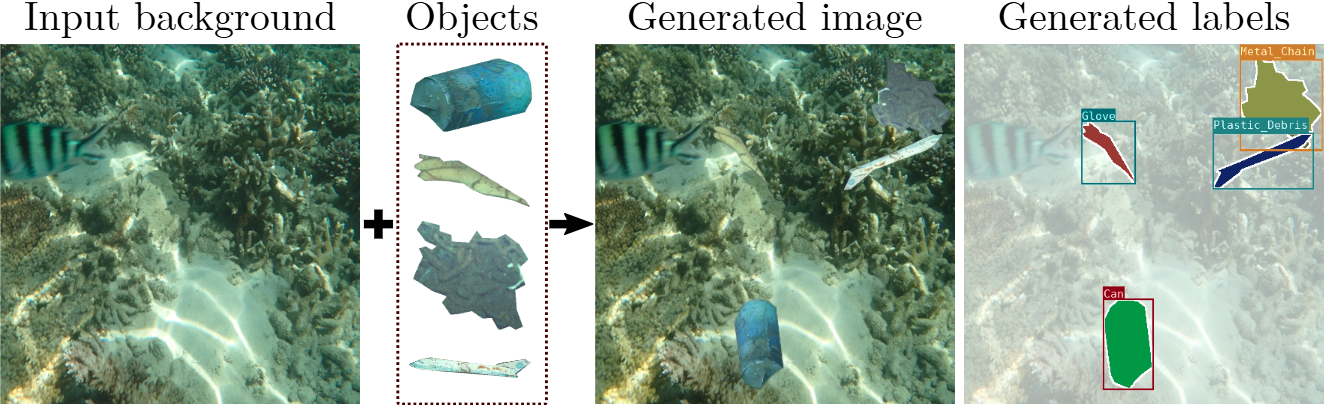
#> input picture assets/tool1.png, 1324 x 405 px
$ python -i lighting_engine.py   (imports and definitions only)   (older library calls are emulated)
#> lines starting #> are read from the running program, lines starting #| are printed output that depends on the picture; after the words box and inside, x2 and y2 are one past the last pixel; in counts of white or black regions, pixels touching at a corner belong together
"""
Advanced Lighting Estimation Engine

Provides HDR-based multi-light source detection and realistic shadow generation:
- HDR environment map estimation from single LDR images
- Multi-light source extraction (directional, point, area lights)
- Physically-based shadow generation with proper penumbra
- Color temperature and intensity estimation
"""

import numpy as np
import cv2
from typing import List, Tuple, Optional, Dict
from dataclasses import dataclass
import logging
from pathlib import Path

logger = logging.getLogger(__name__)


@dataclass
class LightSource:
    """Represents a detected light source"""
    position: Tuple[float, float]  # (azimuth, elevation) in radians
    intensity: float  # 0-1 scale
    color: List[float]  # [R, G, B] in 0-255 range
    light_type: str  # 'directional', 'point', 'area'
    angular_size: float  # Size in image space (for area lights)

    # [4 lines left out: function __repr__, not called in this run]


@dataclass
class HDREnvironmentMap:
    """HDR environment representation"""
    panorama: Optional[np.ndarray]  # HDR panorama (H, W, 3) if available
    light_sources: List[LightSource]  # Extracted light sources
    dominant_direction: Tuple[float, float]  # Main light direction (azimuth, elevation)
    color_temperature: float  # In Kelvin (e.g., 5500 for daylight)
    ambient_intensity: float  # Overall ambient light level 0-1


class AdvancedLightingEstimator:
    """
    Advanced lighting estimation for photorealistic shadow generation

    Uses multiple techniques to estimate lighting conditions:
    1. Gradient-based directional light detection (fast)
    2. Histogram-based light intensity and color extraction
    3. Multi-peak detection for multiple light sources
    4. Underwater-specific adjustments (depth-dependent attenuation)
    """

    def __init__(self,
                 max_light_sources: int = 3,
                 intensity_threshold: float = 0.6,
                 use_hdr_estimation: bool = False):
        """
        Args:
            max_light_sources: Maximum number of light sources to extract
            intensity_threshold: Minimum intensity for light source detection (0-1)
            use_hdr_estimation: Enable full HDR panorama estimation (experimental)
        """
        self.max_light_sources = max_light_sources
        self.intensity_threshold = intensity_threshold
        self.use_hdr_estimation = use_hdr_estimation

        logger.info(f"Advanced Lighting Estimator initialized "
                   f"(max_lights={max_light_sources}, threshold={intensity_threshold})")

    def estimate_lighting(self, background_img: np.ndarray) -> HDREnvironmentMap:
        """
        Estimate lighting conditions from background image

        Args:
            background_img: BGR background image

        Returns:
            HDREnvironmentMap with detected light sources
        """
        # Convert to float for processing
        img_float = background_img.astype(np.float32) / 255.0

        # Extract light sources using multiple methods
        light_sources = self._detect_light_sources(img_float)

        # Compute dominant direction
        dominant_dir = self._compute_dominant_direction(img_float, light_sources)

        # Estimate color temperature
        color_temp = self._estimate_color_temperature(img_float)

        # Compute ambient intensity
        ambient_intensity = self._compute_ambient_intensity(img_float)

        # Optional: Generate HDR panorama (expensive, experimental)
        panorama = None
        if self.use_hdr_estimation:
            panorama = self._estimate_hdr_panorama(img_float)

        return HDREnvironmentMap(
            panorama=panorama,
            light_sources=light_sources,
            dominant_direction=dominant_dir,
            color_temperature=color_temp,
            ambient_intensity=ambient_intensity
        )

    def _detect_light_sources(self, img: np.ndarray) -> List[LightSource]:
        """
        Detect multiple light sources from image

        Uses:
        1. Gradient analysis for directional lights
        2. Bright region detection for area lights
        3. Specular highlight detection for point lights
        """
        light_sources = []
        h, w = img.shape[:2]

        # Convert to LAB for better luminance analysis
        img_bgr = (img * 255).astype(np.uint8)
        lab = cv2.cvtColor(img_bgr, cv2.COLOR_BGR2LAB)
        luminance = lab[:, :, 0].astype(np.float32) / 255.0

        # Method 1: Gradient-based directional light detection
        directional_lights = self._detect_directional_lights(img, luminance)
        light_sources.extend(directional_lights)

        # Method 2: Bright region detection for area/ambient lights
        area_lights = self._detect_area_lights(img, luminance)
        light_sources.extend(area_lights)

        # Method 3: High-frequency specular detection
        point_lights = self._detect_point_lights(img, luminance)
        light_sources.extend(point_lights)

        # Sort by intensity and limit to max_light_sources
        light_sources.sort(key=lambda x: x.intensity, reverse=True)
        light_sources = light_sources[:self.max_light_sources]

        # Ensure at least one light source (fallback)
        if len(light_sources) == 0:
            logger.warning("No light sources detected, using default overhead light")
            light_sources.append(LightSource(
                position=(0.0, np.pi/3),  # 60 degrees elevation, front
                intensity=0.7,
                color=[255, 255, 255],
                light_type='directional',
                angular_size=0.0
            ))

        return light_sources

    def _detect_directional_lights(self, img: np.ndarray,
                                   luminance: np.ndarray) -> List[LightSource]:
        """Detect directional lights using gradient analysis"""
        lights = []

        # Compute gradients in X and Y
        grad_x = cv2.Sobel(luminance, cv2.CV_32F, 1, 0, ksize=5)
        grad_y = cv2.Sobel(luminance, cv2.CV_32F, 0, 1, ksize=5)

        # Compute gradient magnitude and direction
        magnitude = np.sqrt(grad_x**2 + grad_y**2)
        direction = np.arctan2(grad_y, grad_x)

        # Weight gradients by magnitude
        total_magnitude = np.sum(magnitude)
        if total_magnitude == 0:
            return lights

        # Compute average gradient direction (light comes from opposite)
        avg_grad_x = np.sum(grad_x * magnitude) / total_magnitude
        avg_grad_y = np.sum(grad_y * magnitude) / total_magnitude

        # Light direction (opposite of gradient for illumination)
        light_azimuth = np.arctan2(-avg_grad_y, -avg_grad_x)

        # Estimate elevation from gradient strength
        # Strong gradients -> low angle light, weak gradients -> overhead
        normalized_strength = np.mean(magnitude)
        elevation = np.pi/6 + (1 - normalized_strength) * np.pi/3  # 30-90 degrees

        # Estimate intensity from overall brightness
        intensity = float(np.mean(luminance))

        if intensity >= self.intensity_threshold:
            # Extract color from bright regions
            bright_mask = luminance > 0.7
            if np.sum(bright_mask) > 100:
                bright_regions = img[bright_mask]
                avg_color = np.mean(bright_regions, axis=0) * 255
                avg_color = avg_color[::-1]  # BGR to RGB
            else:
                avg_color = [255, 255, 255]

            lights.append(LightSource(
                position=(float(light_azimuth), float(elevation)),
                intensity=min(intensity, 1.0),
                color=avg_color.tolist(),
                light_type='directional',
                angular_size=0.0
            ))

        return lights

    def _detect_area_lights(self, img: np.ndarray,
                           luminance: np.ndarray) -> List[LightSource]:
        """Detect area lights from bright regions"""
        lights = []

        # Threshold for bright regions (top 10% brightness)
        threshold = np.percentile(luminance, 90)
        bright_mask = (luminance > max(threshold, 0.6)).astype(np.uint8)

        # Find connected components (bright regions)
        num_labels, labels, stats, centroids = cv2.connectedComponentsWithStats(
            bright_mask, connectivity=8
        )

        h, w = luminance.shape
        min_area = h * w * 0.01  # At least 1% of image

        for i in range(1, num_labels):  # Skip background (0)
            area = stats[i, cv2.CC_STAT_AREA]

            if area < min_area:
                continue

            # Get centroid position
            cx, cy = centroids[i]

            # Convert to spherical coordinates
            # Assume image represents hemispherical view
            azimuth = (cx / w - 0.5) * np.pi  # -90 to +90 degrees
            elevation = (0.5 - cy / h) * np.pi/2  # 0 to 90 degrees

            # Get average intensity in this region
            region_mask = (labels == i)
            intensity = float(np.mean(luminance[region_mask]))

            if intensity >= self.intensity_threshold:
                # Get average color
                region_color = img[region_mask]
                avg_color = np.mean(region_color, axis=0) * 255
                avg_color = avg_color[::-1]  # BGR to RGB

                # Angular size (normalized by image size)
                angular_size = area / (h * w)

                lights.append(LightSource(
                    position=(float(azimuth), float(elevation)),
                    intensity=min(intensity, 1.0),
                    color=avg_color.tolist(),
                    light_type='area',
                    angular_size=float(angular_size)
                ))

        return lights

    def _detect_point_lights(self, img: np.ndarray,
                            luminance: np.ndarray) -> List[LightSource]:
        """Detect point lights from specular highlights"""
        lights = []

        # Detect very bright, small regions (specular highlights)
        # Use Laplacian to find sharp intensity changes
        laplacian = cv2.Laplacian(luminance, cv2.CV_32F, ksize=3)
        laplacian_abs = np.abs(laplacian)

        # Threshold for sharp peaks
        threshold = np.percentile(laplacian_abs, 98)
        peaks = (laplacian_abs > max(threshold, 0.1)).astype(np.uint8)

        # Find small peak regions
        num_labels, labels, stats, centroids = cv2.connectedComponentsWithStats(
            peaks, connectivity=8
        )

        h, w = luminance.shape
        max_area = h * w * 0.005  # Max 0.5% of image for point lights

        for i in range(1, num_labels):
            area = stats[i, cv2.CC_STAT_AREA]

            if area > max_area or area < 3:
                continue

            # Get centroid
            cx, cy = centroids[i]

            # Convert to spherical
            azimuth = (cx / w - 0.5) * np.pi
            elevation = (0.5 - cy / h) * np.pi/2

            # Get intensity
            region_mask = (labels == i)
            intensity = float(np.mean(luminance[region_mask]))

            if intensity >= self.intensity_threshold:
                # Get color
                region_color = img[region_mask]
                avg_color = np.mean(region_color, axis=0) * 255
                avg_color = avg_color[::-1]

                lights.append(LightSource(
                    position=(float(azimuth), float(elevation)),
                    intensity=min(intensity, 1.0),
                    color=avg_color.tolist(),
                    light_type='point',
                    angular_size=0.0
                ))

        return lights

    def _compute_dominant_direction(self, img: np.ndarray,
                                   light_sources: List[LightSource]) -> Tuple[float, float]:
        """Compute weighted dominant light direction"""
        if not light_sources:
            return (0.0, np.pi/3)  # Default: front, 60 degrees

        # Weight by intensity
        total_intensity = sum(light.intensity for light in light_sources)

        if total_intensity == 0:
            return light_sources[0].position

        # Weighted average of directions (convert to Cartesian, average, convert back)
        avg_x = sum(light.intensity * np.cos(light.position[0]) * np.cos(light.position[1])
                   for light in light_sources) / total_intensity
        avg_y = sum(light.intensity * np.sin(light.position[0]) * np.cos(light.position[1])
                   for light in light_sources) / total_intensity
        avg_z = sum(light.intensity * np.sin(light.position[1])
                   for light in light_sources) / total_intensity

        # Convert back to spherical
        azimuth = np.arctan2(avg_y, avg_x)
        elevation = np.arctan2(avg_z, np.sqrt(avg_x**2 + avg_y**2))

        return (float(azimuth), float(elevation))

    def _estimate_color_temperature(self, img: np.ndarray) -> float:
        """
        Estimate color temperature in Kelvin

        Based on blue/red ratio in the image
        Warm light (sunset): 2000-3000K
        Neutral (daylight): 5000-6500K
        Cool (cloudy/underwater): 7000-10000K
        """
        # Get average color
        avg_color_bgr = np.mean(img, axis=(0, 1))
        b, g, r = avg_color_bgr

        # Blue/red ratio
        if r > 0:
            blue_red_ratio = b / r
        else:
            blue_red_ratio = 1.0

        # Map to Kelvin (empirical mapping)
        if blue_red_ratio < 0.8:
            # Warm light (more red)
            temp = 2000 + (0.8 - blue_red_ratio) * 2000
        elif blue_red_ratio > 1.2:
            # Cool light (more blue) - common underwater
            temp = 6500 + (blue_red_ratio - 1.2) * 5000
        else:
            # Neutral
            temp = 5000 + (blue_red_ratio - 1.0) * 3000

        return float(np.clip(temp, 2000, 12000))

    def _compute_ambient_intensity(self, img: np.ndarray) -> float:
        """Compute overall ambient light intensity"""
        # Use LAB luminance for perceptual uniformity
        img_bgr = (img * 255).astype(np.uint8)
        lab = cv2.cvtColor(img_bgr, cv2.COLOR_BGR2LAB)
        luminance = lab[:, :, 0].astype(np.float32) / 255.0

        # Use median (robust to specular highlights)
        ambient = float(np.median(luminance))

        return np.clip(ambient, 0.0, 1.0)

    # [187 lines left out: functions _estimate_hdr_panorama, generate_multi_source_shadows, apply_underwater_light_attenuation, not called in this run]

>>> import cv2
>>> picture = cv2.imread('../../assets/tool1.png')
#> picture is the input picture: shape (405, 1324, 3); mean B, G, R 154.4, 171, 151.2
>>> result = AdvancedLightingEstimator().estimate_lighting(picture)
#> in _detect_light_sources, `luminance = lab[:, :, 0].astype(np.float32) / 255.0`:
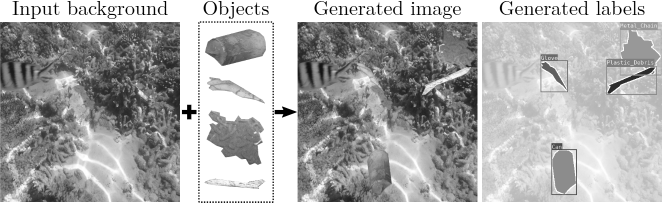
#> luminance: shape (405, 1324) float32 (shown at 1/2 size); min 0, max 1, mean 0.673
#> in _detect_directional_lights, `direction = np.arctan2(grad_y, grad_x)`:
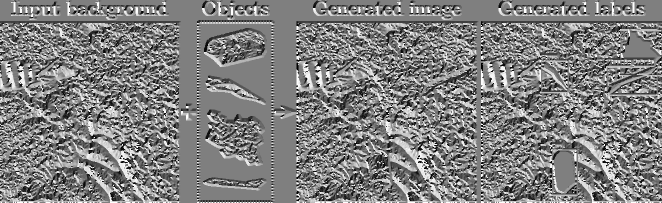
#> direction: shape (405, 1324) float32 (shown at 1/2 size); min -3.14, max 3.14, mean 0.0244; drawn with min black and max white
#> in _detect_directional_lights, `total_magnitude = np.sum(magnitude)`: total_magnitude = 2352961.5
#> in _detect_directional_lights, `avg_grad_x = np.sum(grad_x * magnitude) / total_magnitude`: avg_grad_x = 0.203
#> in _detect_directional_lights, `avg_grad_y = np.sum(grad_y * magnitude) / total_magnitude`: avg_grad_y = -0.338
#> in _detect_directional_lights, `light_azimuth = np.arctan2(-avg_grad_y, -avg_grad_x)`: light_azimuth = 2.11
#> in _detect_directional_lights, `normalized_strength = np.mean(magnitude)`: normalized_strength = 4.39
#> in _detect_directional_lights, `elevation = np.pi/6 + (1 - normalized_strength) * np.pi/3`: elevation = -3.02
#> in _detect_directional_lights, `intensity = float(np.mean(luminance))`: intensity = 0.673
#> in _detect_directional_lights, `bright_mask = luminance > 0.7`:
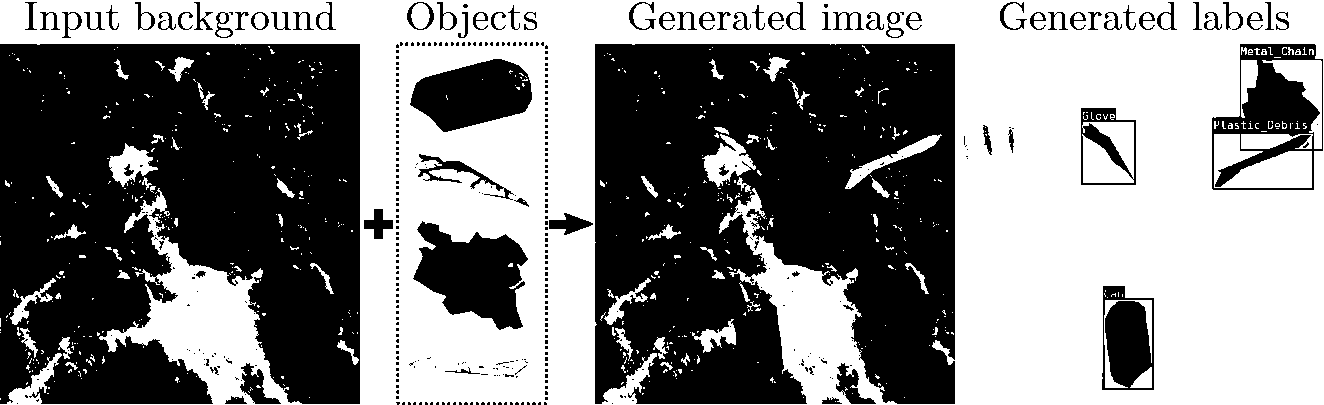
#> bright_mask: shape (405, 1324) bool; 52% white; 411 black regions (334 under 20 px), largest, box (x1, y1, x2, y2) and area: (0, 44, 360, 404) 109845, (595, 44, 955, 404) 109671, (413, 221, 528, 330) 7595
#> in _detect_directional_lights, `avg_color = np.mean(bright_regions, axis=0) * 255`: avg_color = [218.1, 227.1, 217]
#> in _detect_directional_lights, `avg_color = avg_color[::-1]`: avg_color = [217, 227.1, 218.1]
#> in _detect_light_sources, `directional_lights = self._detect_directional_lights(img, luminance)`: directional_lights = 1 item
#> in _detect_area_lights, `threshold = np.percentile(luminance, 90)`: threshold = 1
#> in _detect_area_lights, `num_labels, labels, stats, centroids = cv2.connectedComponentsWithStat..`: stats = [[0, 0, 1324, 405, 536220]]; centroids = [[661.5, 202]]
#> after the loop in _detect_area_lights, `for i in range(1, num_labels):`: lights = []
#> in _detect_point_lights, `laplacian = cv2.Laplacian(luminance, cv2.CV_32F, ksize=3)`:
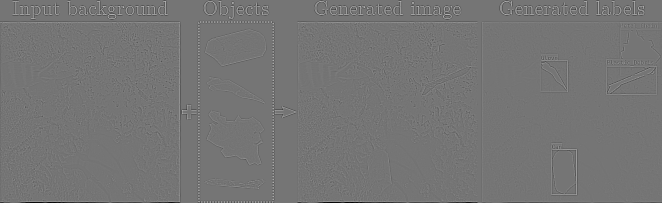
#> laplacian: shape (405, 1324) float32 (shown at 1/2 size); min -6.79, max 7.97, mean -0.00347; drawn with min black and max white
#> in _detect_point_lights, `laplacian_abs = np.abs(laplacian)`:
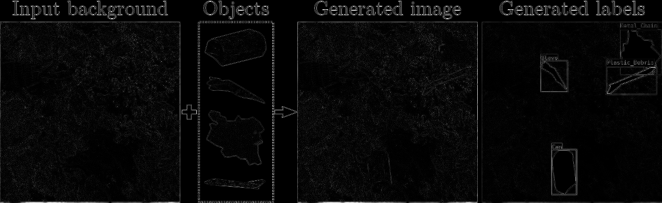
#> laplacian_abs: shape (405, 1324) float32 (shown at 1/2 size); min 0, max 7.97, mean 0.264; drawn with min black and max white
#> in _detect_point_lights, `threshold = np.percentile(laplacian_abs, 98)`: threshold = 2.27
#> in _detect_point_lights, `num_labels, labels, stats, centroids = cv2.connectedComponentsWithStat..`:
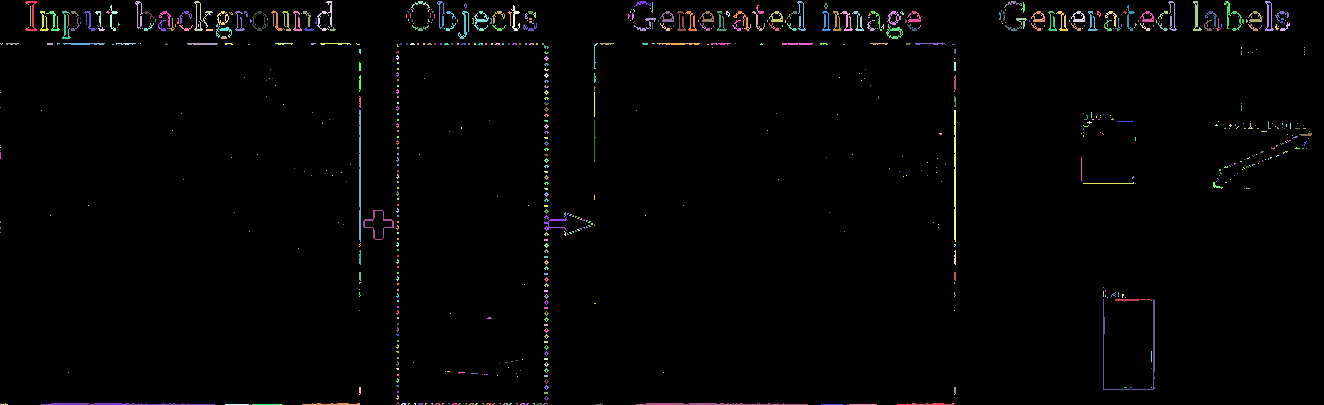
#> labels: shape (405, 1324) int32; 751 distinct labels, from 0 to 750; one colour per label, 0 black
#> in _detect_point_lights, `num_labels, labels, stats, centroids = cv2.connectedComponentsWithStat..`: num_labels = 751; stats = 751 rows, first 6: [0, 0, 1324, 405, 525496], [25, 1, 12, 30, 102], [135, 1, 8, 28, 76], [194, 1, 19, 30, 119], [317, 1, 15, 30, 113], [411, 1, 19, 8, 41]; centroids = 751 pairs, first value 0 to 1309, second value 2.94 to 404
#> the loop in _detect_point_lights, `for i in range(1, num_labels):` made 750 passes
#> (area, cx, cy, azimuth, elevation, intensity, avg_color) on passes 2, 3, 6, 8, 10, 13, 44: (76, 138.8, 13.99, -1.24, 0.731, 0.691, [174.7, 174.7, 174.7]), (119, 200.7, 16.76, -1.09, 0.72, 0.629, [159.5, 159.5, 159.5]), (76, 440.8, 13.99, -0.525, 0.731, 0.691, [174.7, 174.7, 174.7]), (82, 800.9, 16.45, 0.33, 0.722, 0.685, [173.3, 173.3, 173.3]), (82, 1171.9, 16.45, 1.21, 0.722, 0.685, [173.3, 173.3, 173.3]), (103, 1268.6, 16.44, 1.44, 0.722, 0.648, [164.8, 164.8, 164.8]), (62, 239, 21.87, -1, 0.701, 0.688, [174.3, 174.3, 174.3])
#> pass 1, in _detect_point_lights, `region_mask = (labels == i)`:
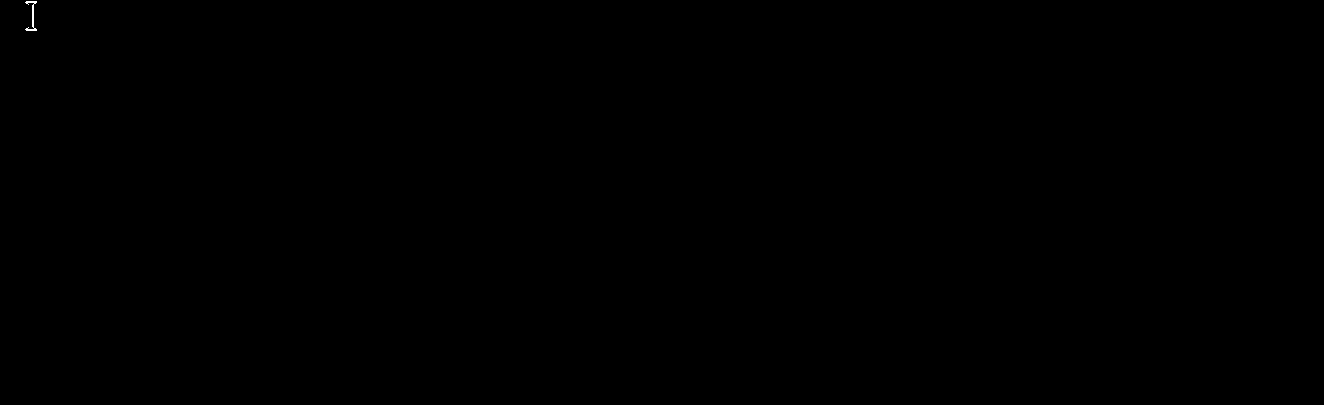
#> region_mask: shape (405, 1324) bool; 0.02% white in thin lines or dots, all inside (x1, y1, x2, y2) = (25, 1, 37, 31)
